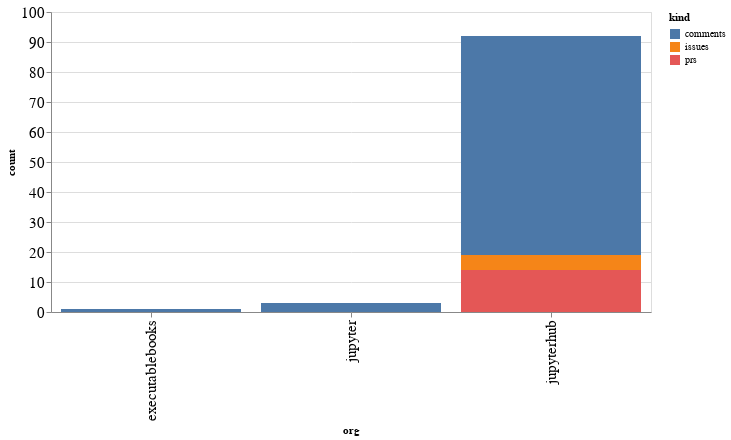

The notebook cell saved with this chart:
### Code cell
alt.Chart(org_summaries, width=600).mark_bar().encode(
    x='org',
    y='count',
    color='kind',
    tooltip="org"
)

### Figure 1 — Vega-Lite specification as saved in the notebook (floating-point values rounded to 4 significant figures)
{"config": {"axisLeft": {"labelFontSize": 15}, "axisBottom": {"labelFontSize": 15}}, "data": {"name": "data-73a10472590eeffaeb2aa48b21fb42be"}, "mark": "bar", "encoding": {"color": {"type": "nominal", "field": "kind"}, "tooltip": {"type": "nominal", "field": "org"}, "x": {"type": "nominal", "field": "org"}, "y": {"type": "quantitative", "field": "count"}}, "width": 600, "$schema": "https://vega.github.io/schema/vega-lite/v4.8.1.json", "datasets": {"data-73a10472590eeffaeb2aa48b21fb42be": [{"org": "executablebooks", "kind": "comments", "count": 1}, {"org": "jupyter", "kind": "comments", "count": 3}, {"org": "jupyterhub", "kind": "comments", "count": 73}, {"org": "jupyterhub", "kind": "issues", "count": 5}, {"org": "jupyterhub", "kind": "prs", "count": 14}]}}
